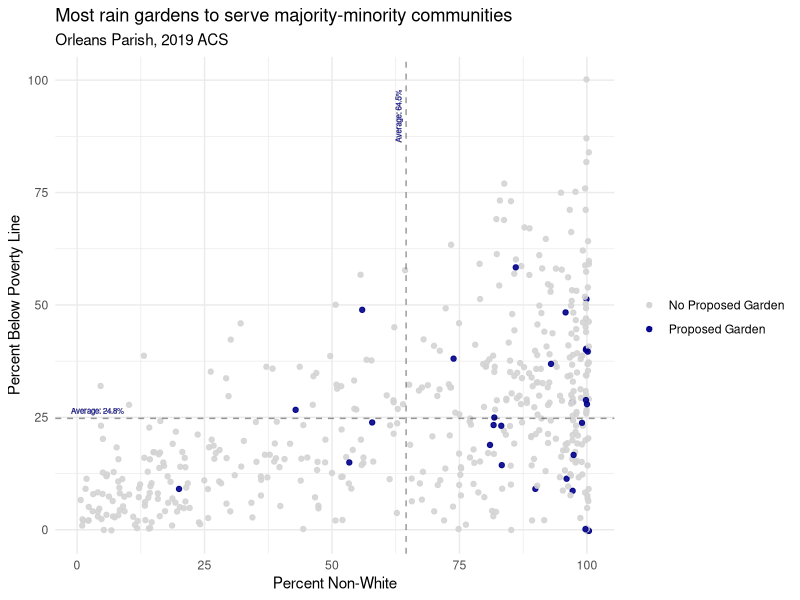
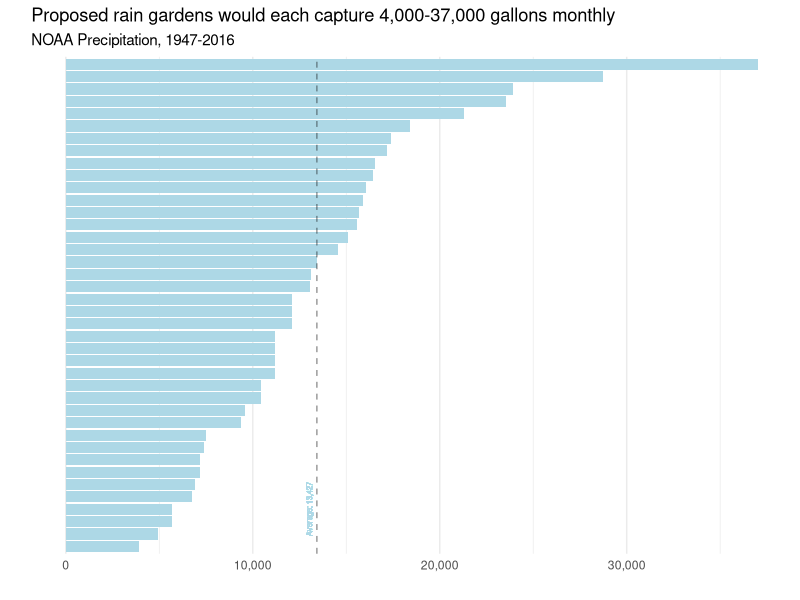

Reproduce these figures in R, in order.
## ---- chunk 1
library(tidyverse)
library(scales)
## ---- chunk 2
# import output data from process notebook
block_groups <- read.csv("../data/output/block_groups.csv")
gardens <- read.csv("../data/output/gardens_rainfall.csv")
crosswalk <- read.csv("../data/output/gardens_block_groups.csv")
## ---- chunk 3
# merge the crosswalk of gradens and block groups to create binary output for whether a block group contains a garden location or not
block_groups <- merge(block_groups, crosswalk, all.x=TRUE) %>%
  mutate(garden_location = ifelse(!is.na(address),"Proposed Garden","No Proposed Garden")) %>%
  select(-address)

# reduce duplicates created by multiple gardens in one block group
block_groups <- unique(block_groups)
## ---- chunk 4
ggplot(block_groups, aes(x=percent_nonwhite, y=percent_pov, color=garden_location)) + 
  geom_jitter(alpha=.9) +
  # highlight garden locations
  scale_color_manual(values=c("lightgrey", "darkblue"), name="") + 
  # display averages
  geom_hline(yintercept=mean(block_groups$percent_pov, na.rm=TRUE), linetype = 'dashed', alpha=.4) + 
  geom_vline(xintercept=mean(block_groups$percent_nonwhite, na.rm=TRUE), linetype='dashed', alpha=.4) + 
  labs(x="Percent Non-White", y="Percent Below Poverty Line",
       title="Most rain gardens to serve majority-minority communities", subtitle="Orleans Parish, 2019 ACS") + 
  # print average values along trend line
  geom_text(aes(4,mean(percent_pov), label="Average: 24.8%", vjust=-.75), size=2) + 
  geom_text(aes(x=64.5,y=92, label="Average: 64.5%", vjust=-.75), size=2, angle=90) + 
  theme_minimal()
## ---- chunk 5
ggplot(gardens, aes(x=monthly_gallons, y=reorder(address,monthly_gallons))) + 
  geom_bar(fill='lightblue', stat='identity') + 
  labs(x="", y="",
       title="Proposed rain gardens would each capture 4,000-37,000 gallons monthly",
       subtitle="NOAA Precipitation, 1947-2016") + 
  # add commas to each axes label
  scale_x_continuous(labels=label_comma()) + 
  # add average and display text for context
  geom_vline(xintercept=mean(gardens$monthly_gallons, na.rm=TRUE), linetype='dashed', alpha=.4) +
  geom_text(aes(x=13427, y=4, label="Average: 13,427", angle=90, vjust=-.75), size=2, color='lightblue') + 
  theme_minimal() + 
  # simplify y axis
  theme(panel.grid.major.y = element_blank(), axis.text.y=element_blank())
